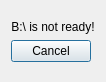
<?xml version="1.0" encoding="UTF-8"?>
<ui version="4.0">
 <class>DialogNoReady</class>
 <widget class="QDialog" name="DialogNoReady">
  <property name="geometry">
   <rect>
    <x>0</x>
    <y>0</y>
    <width>106</width>
    <height>82</height>
   </rect>
  </property>
  <property name="minimumSize">
   <size>
    <width>0</width>
    <height>0</height>
   </size>
  </property>
  <property name="windowTitle">
   <string>Dialog</string>
  </property>
  <layout class="QFormLayout" name="formLayout">
   <property name="labelAlignment">
    <set>Qt::AlignmentFlag::AlignCenter</set>
   </property>
   <property name="formAlignment">
    <set>Qt::AlignmentFlag::AlignCenter</set>
   </property>
   <item row="0" column="0">
    <widget class="QLabel" name="label">
     <property name="sizePolicy">
      <sizepolicy hsizetype="MinimumExpanding" vsizetype="Preferred">
       <horstretch>0</horstretch>
       <verstretch>0</verstretch>
      </sizepolicy>
     </property>
     <property name="text">
      <string>B:\ is not ready!</string>
     </property>
     <property name="alignment">
      <set>Qt::AlignmentFlag::AlignCenter</set>
     </property>
    </widget>
   </item>
   <item row="1" column="0">
    <widget class="QDialogButtonBox" name="buttonBox">
     <property name="standardButtons">
      <set>QDialogButtonBox::StandardButton::Cancel</set>
     </property>
     <property name="centerButtons">
      <bool>true</bool>
     </property>
    </widget>
   </item>
  </layout>
 </widget>
 <resources/>
 <connections/>
</ui>
